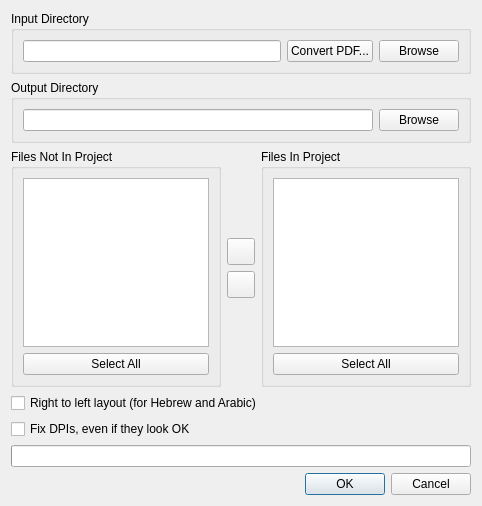
<?xml version="1.0" encoding="UTF-8"?>
<ui version="4.0">
 <class>ProjectFilesDialog</class>
 <widget class="QDialog" name="ProjectFilesDialog">
  <property name="geometry">
   <rect>
    <x>0</x>
    <y>0</y>
    <width>482</width>
    <height>506</height>
   </rect>
  </property>
  <property name="windowTitle">
   <string>Project Files</string>
  </property>
  <layout class="QVBoxLayout" name="verticalLayout">
   <item>
    <widget class="QGroupBox" name="groupBox_2">
     <property name="title">
      <string>Input Directory</string>
     </property>
     <layout class="QHBoxLayout">
      <item>
       <widget class="QLineEdit" name="inpDirLine">
        <property name="enabled">
         <bool>true</bool>
        </property>
       </widget>
      </item>
      <item>
       <widget class="QPushButton" name="convertPdfBtn">
        <property name="toolTip">
         <string>Convert every page of a PDF into lossless TIFF files, then use that folder as the project input.</string>
        </property>
        <property name="text">
         <string>Convert PDF...</string>
        </property>
       </widget>
      </item>
      <item>
       <widget class="QPushButton" name="inpDirBrowseBtn">
        <property name="text">
         <string>Browse</string>
        </property>
       </widget>
      </item>
     </layout>
    </widget>
   </item>
   <item>
    <widget class="QGroupBox" name="groupBox">
     <property name="title">
      <string>Output Directory</string>
     </property>
     <layout class="QHBoxLayout">
      <item>
       <widget class="QLineEdit" name="outDirLine"/>
      </item>
      <item>
       <widget class="QPushButton" name="outDirBrowseBtn">
        <property name="text">
         <string>Browse</string>
        </property>
       </widget>
      </item>
     </layout>
    </widget>
   </item>
   <item>
    <layout class="QHBoxLayout">
     <item>
      <widget class="QGroupBox" name="groupBox_3">
       <property name="title">
        <string>Files Not In Project</string>
       </property>
       <layout class="QVBoxLayout">
        <item>
         <widget class="QListView" name="offProjectList">
          <property name="selectionMode">
           <enum>QAbstractItemView::ExtendedSelection</enum>
          </property>
         </widget>
        </item>
        <item>
         <widget class="QPushButton" name="offProjectSelectAllBtn">
          <property name="text">
           <string>Select All</string>
          </property>
         </widget>
        </item>
       </layout>
      </widget>
     </item>
     <item>
      <layout class="QVBoxLayout">
       <item>
        <spacer>
         <property name="orientation">
          <enum>Qt::Vertical</enum>
         </property>
         <property name="sizeHint" stdset="0">
          <size>
           <width>1</width>
           <height>1</height>
          </size>
         </property>
        </spacer>
       </item>
       <item>
        <widget class="QToolButton" name="addToProjectBtn">
         <property name="sizePolicy">
          <sizepolicy hsizetype="Fixed" vsizetype="Preferred">
           <horstretch>0</horstretch>
           <verstretch>0</verstretch>
          </sizepolicy>
         </property>
         <property name="toolTip">
          <string>&lt;html&gt;&lt;head&gt;&lt;meta name=&quot;qrichtext&quot; content=&quot;1&quot; /&gt;&lt;style type=&quot;text/css&quot;&gt;
p, li { white-space: pre-wrap; }
&lt;/style&gt;&lt;/head&gt;&lt;body style=&quot; font-family:'Sans Serif'; font-size:9pt; font-weight:400; font-style:normal;&quot;&gt;
&lt;p style=&quot; margin-top:0px; margin-bottom:0px; margin-left:0px; margin-right:0px; -qt-block-indent:0; text-indent:0px;&quot;&gt;Add selected files to project.&lt;/p&gt;&lt;/body&gt;&lt;/html&gt;</string>
         </property>
         <property name="text">
          <string notr="true"/>
         </property>
         <property name="icon">
          <iconset resource="../resources/resources.qrc">
           <normaloff>:/icons/right-arrow-inscribed.svg</normaloff>:/icons/right-arrow-inscribed.svg</iconset>
         </property>
         <property name="iconSize">
          <size>
           <width>20</width>
           <height>20</height>
          </size>
         </property>
        </widget>
       </item>
       <item>
        <widget class="QToolButton" name="removeFromProjectBtn">
         <property name="sizePolicy">
          <sizepolicy hsizetype="Fixed" vsizetype="Preferred">
           <horstretch>0</horstretch>
           <verstretch>0</verstretch>
          </sizepolicy>
         </property>
         <property name="toolTip">
          <string>&lt;html&gt;&lt;head&gt;&lt;meta name=&quot;qrichtext&quot; content=&quot;1&quot; /&gt;&lt;style type=&quot;text/css&quot;&gt;
p, li { white-space: pre-wrap; }
&lt;/style&gt;&lt;/head&gt;&lt;body style=&quot; font-family:'Sans Serif'; font-size:9pt; font-weight:400; font-style:normal;&quot;&gt;
&lt;p style=&quot; margin-top:0px; margin-bottom:0px; margin-left:0px; margin-right:0px; -qt-block-indent:0; text-indent:0px;&quot;&gt;Remove selected files from project.&lt;/p&gt;&lt;/body&gt;&lt;/html&gt;</string>
         </property>
         <property name="text">
          <string notr="true"/>
         </property>
         <property name="icon">
          <iconset resource="../resources/resources.qrc">
           <normaloff>:/icons/left-arrow-inscribed.svg</normaloff>:/icons/left-arrow-inscribed.svg</iconset>
         </property>
         <property name="iconSize">
          <size>
           <width>20</width>
           <height>20</height>
          </size>
         </property>
        </widget>
       </item>
       <item>
        <spacer>
         <property name="orientation">
          <enum>Qt::Vertical</enum>
         </property>
         <property name="sizeHint" stdset="0">
          <size>
           <width>1</width>
           <height>1</height>
          </size>
         </property>
        </spacer>
       </item>
      </layout>
     </item>
     <item>
      <widget class="QGroupBox" name="groupBox_4">
       <property name="title">
        <string>Files In Project</string>
       </property>
       <layout class="QVBoxLayout">
        <item>
         <widget class="QListView" name="inProjectList">
          <property name="enabled">
           <bool>true</bool>
          </property>
          <property name="selectionMode">
           <enum>QAbstractItemView::ExtendedSelection</enum>
          </property>
         </widget>
        </item>
        <item>
         <widget class="QPushButton" name="inProjectSelectAllBtn">
          <property name="text">
           <string>Select All</string>
          </property>
         </widget>
        </item>
       </layout>
      </widget>
     </item>
    </layout>
   </item>
   <item>
    <widget class="QCheckBox" name="rtlLayoutCB">
     <property name="text">
      <string>Right to left layout (for Hebrew and Arabic)</string>
     </property>
    </widget>
   </item>
   <item>
    <widget class="QCheckBox" name="forceFixDpi">
     <property name="text">
      <string>Fix DPIs, even if they look OK</string>
     </property>
    </widget>
   </item>
   <item>
    <widget class="QProgressBar" name="progressBar">
     <property name="value">
      <number>0</number>
     </property>
     <property name="textVisible">
      <bool>false</bool>
     </property>
    </widget>
   </item>
   <item>
    <widget class="QDialogButtonBox" name="buttonBox">
     <property name="orientation">
      <enum>Qt::Horizontal</enum>
     </property>
     <property name="standardButtons">
      <set>QDialogButtonBox::Cancel|QDialogButtonBox::Ok</set>
     </property>
    </widget>
   </item>
  </layout>
 </widget>
 <resources>
  <include location="../resources/resources.qrc"/>
 </resources>
 <connections>
  <connection>
   <sender>buttonBox</sender>
   <signal>rejected()</signal>
   <receiver>ProjectFilesDialog</receiver>
   <slot>reject()</slot>
   <hints>
    <hint type="sourcelabel">
     <x>295</x>
     <y>463</y>
    </hint>
    <hint type="destinationlabel">
     <x>286</x>
     <y>274</y>
    </hint>
   </hints>
  </connection>
  <connection>
   <sender>offProjectSelectAllBtn</sender>
   <signal>clicked()</signal>
   <receiver>offProjectList</receiver>
   <slot>selectAll()</slot>
   <hints>
    <hint type="sourcelabel">
     <x>74</x>
     <y>381</y>
    </hint>
    <hint type="destinationlabel">
     <x>86</x>
     <y>318</y>
    </hint>
   </hints>
  </connection>
  <connection>
   <sender>inProjectSelectAllBtn</sender>
   <signal>clicked()</signal>
   <receiver>inProjectList</receiver>
   <slot>selectAll()</slot>
   <hints>
    <hint type="sourcelabel">
     <x>386</x>
     <y>380</y>
    </hint>
    <hint type="destinationlabel">
     <x>382</x>
     <y>304</y>
    </hint>
   </hints>
  </connection>
 </connections>
</ui>
